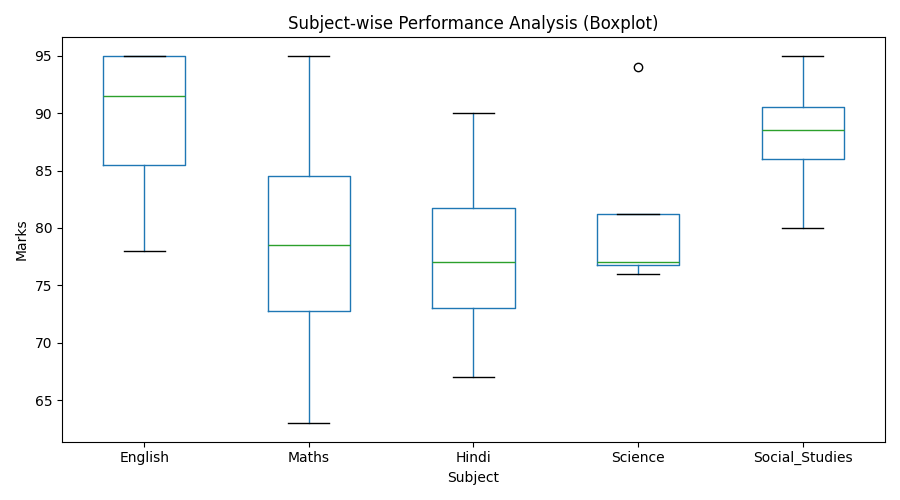

The script that saved this image:
# Q7: Boxplot - Student Marks in 5 Subjects
# Requirements: pip install matplotlib pandas

import matplotlib.pyplot as plt
import pandas as pd

marks_data = {
    'English':        [95, 95, 78, 88],
    'Maths':          [95, 76, 81, 63],
    'Hindi':          [90, 79, 75, 67],
    'Science':        [94, 77, 76, 77],
    'Social_Studies': [95, 89, 88, 80],
}
df = pd.DataFrame(marks_data)

plt.figure(figsize=(9, 5))
df.boxplot(column=list(marks_data.keys()), grid=False)
plt.title('Subject-wise Performance Analysis (Boxplot)')
plt.xlabel('Subject')
plt.ylabel('Marks')
plt.tight_layout()
plt.savefig('q7_marks_boxplot.png')
plt.show()
print("Q7 done.")
